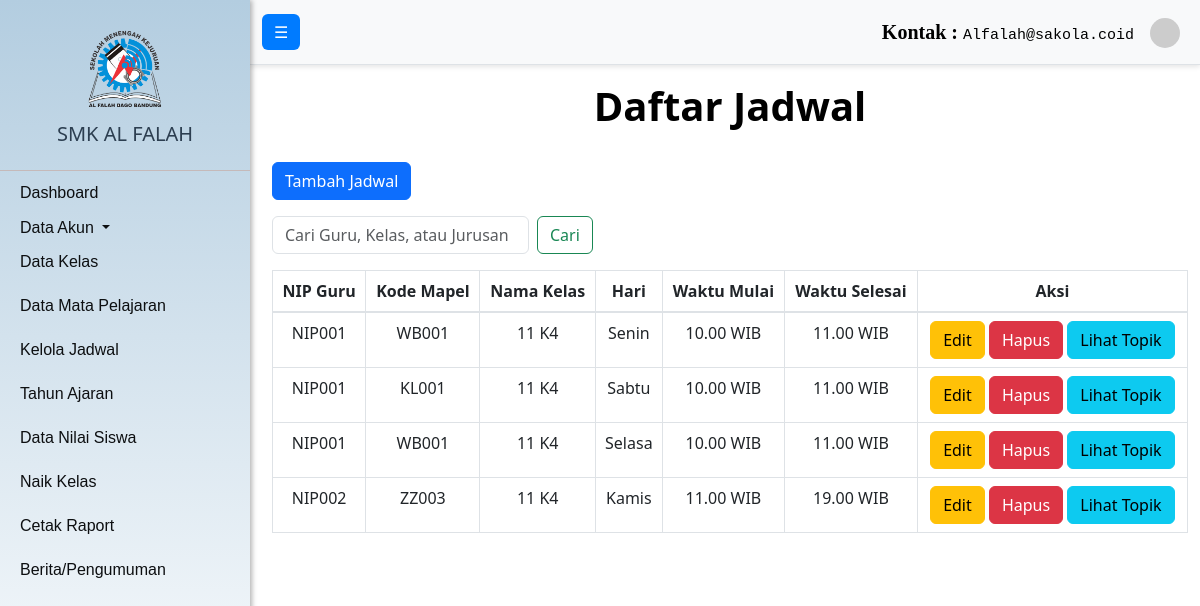
Page /Admin/dataJadwal.php on the earlier database version.
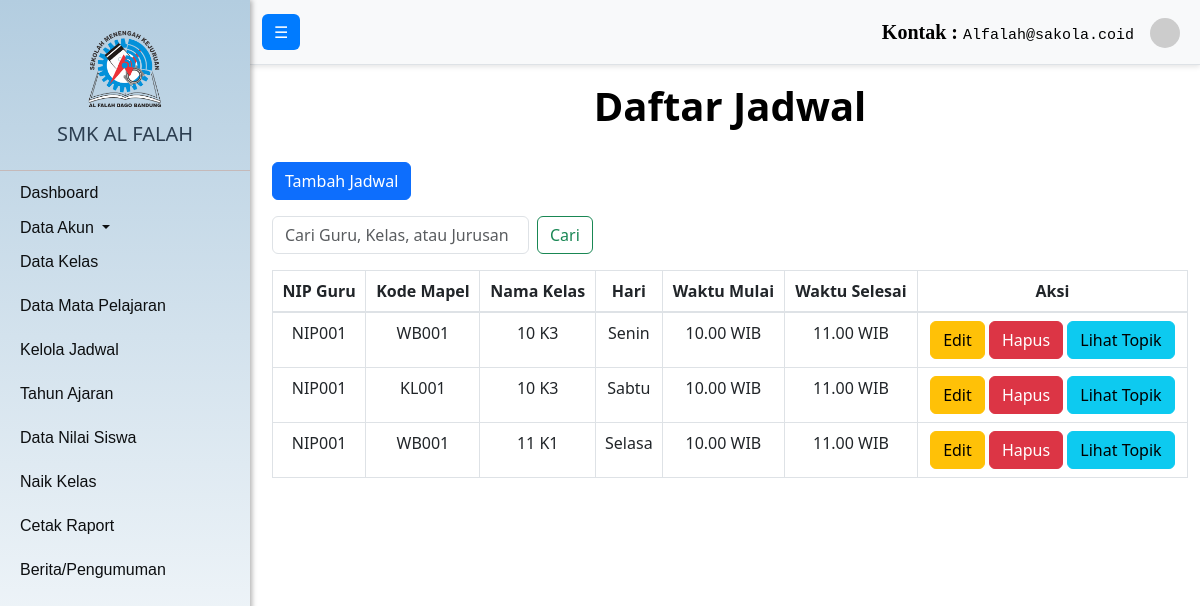
Same page on the later database version.
### tables this page shows
CREATE TABLE `jadwal` (
  `id_jadwal` int(11) NOT NULL,
  `nip` varchar(50) DEFAULT NULL,
  `kode_mapel` varchar(50) DEFAULT NULL,
  `hari` varchar(20) DEFAULT NULL,
  `id_kelas` int(11) DEFAULT NULL,
  `waktu_mulai` varchar(11) DEFAULT NULL,
  `waktu_selesai` varchar(11) DEFAULT NULL
);

CREATE TABLE `kelas` (
  `id_kelas` int(11) NOT NULL,
  `nama_kelas` varchar(100) NOT NULL,
  `jenjang` varchar(2) NOT NULL,
  `id_jurusan` int(4) NOT NULL,
  `id_tahun_ajaran` int(11) NOT NULL
);

### Admin/dataJadwal.php (the view, shortened to what this page needs)
<?php
include '../db.php';
if (isset($_GET['search'])) {
    $search = $_GET['search'];
    $search = "%$search%";
    $sql = "SELECT jadwal.*, kelas.nama_kelas, kelas.jenjang FROM jadwal JOIN kelas ON jadwal.id_kelas = kelas.id_kelas WHERE nip LIKE ? OR kelas.nama_kelas LIKE ? OR kode_mapel LIKE ?";
    $stmt = $conn->prepare($sql);
    $stmt->bind_param("sss", $search, $search, $search);
} else {
    $sql = "SELECT jadwal.*, kelas.nama_kelas, kelas.jenjang FROM jadwal JOIN kelas ON jadwal.id_kelas = kelas.id_kelas";
    $stmt = $conn->prepare($sql);
}
$stmt->execute();
$result = $stmt->get_result();
?>
<!DOCTYPE html>
<html lang="en">
<head>
    <link rel="stylesheet" href="https://maxcdn.bootstrapcdn.com/bootstrap/4.5.2/css/bootstrap.min.css">
</head>
<body>
<?php include '../navbar/navAdmin.php'; ?>
<div class="container mt-4">
    <h1>Daftar Jadwal</h1>
    <a href="tambahJadwal.php" class="btn btn-primary mb-3">Tambah Jadwal</a>
    <form method="GET" action="dataJadwal.php" class="form-inline mb-3">
        <input type="text" name="search" class="form-control mr-sm-2" placeholder="Cari Guru, Kelas, atau Jurusan" value="<?php echo isset($_GET['search']) ? htmlspecialchars($_GET['search']) : ''; ?>">
        <button type="submit" class="btn btn-outline-success my-2 my-sm-0">Cari</button>
    </form>
    <table id="example" class="table table-bordered">
        <thead>
            <tr>
                <th>NIP Guru</th>
                <th>Kode Mapel</th>
                <th>Nama Kelas</th>
                <th>Hari</th>
                <th>Waktu Mulai</th>
                <th>Waktu Selesai</th>
                <th>Aksi</th>
            </tr>
        </thead>
        <tbody>
            <?php while ($row = $result->fetch_assoc()) { ?>
            <tr>
                <td><?php echo htmlspecialchars($row['nip']); ?></td>
                <td><?php echo htmlspecialchars($row['kode_mapel']); ?></td>
                <td><?php echo htmlspecialchars($row['jenjang']) . ' ' . htmlspecialchars($row['nama_kelas']); ?></td>
                <td><?php echo htmlspecialchars($row['hari']); ?></td>
                <td><?php echo htmlspecialchars($row['waktu_mulai']); ?></td>
                <td><?php echo htmlspecialchars($row['waktu_selesai']); ?></td>
                <td>
                    <a href="editJadwal.php?id=<?php echo $row['id_jadwal']; ?>" class="btn btn-warning">Edit</a>
                    <a href="hapusJadwal.php?id=<?php echo $row['id_jadwal']; ?>" class="btn btn-danger" onclick="return confirm('Hapus jadwal ini?')">Hapus</a>
                    <a href="topik_guru.php?id_kelas=<?php echo $row['id_kelas']; ?>&kode_mapel=<?php echo $row['kode_mapel']; ?>" class="btn btn-info">Lihat Topik</a>
                </td>
            </tr>
            <?php } ?>
        </tbody>
    </table>
</div>
</body>
</html>

Differences in the rows shown:
removed jadwal: nip "NIP002", kode_mapel "ZZ003", id_kelas.jenjang "11", id_kelas.nama_kelas "K4", hari "Kamis", waktu_mulai "11.00 WIB", waktu_selesai "19.00 WIB"
changed jadwal "Senin": id_kelas.jenjang "11" → "10"; id_kelas.nama_kelas "K4" → "K3"
changed jadwal "KL001": id_kelas.jenjang "11" → "10"; id_kelas.nama_kelas "K4" → "K3"
changed jadwal "Selasa": id_kelas.nama_kelas "K4" → "K1"
